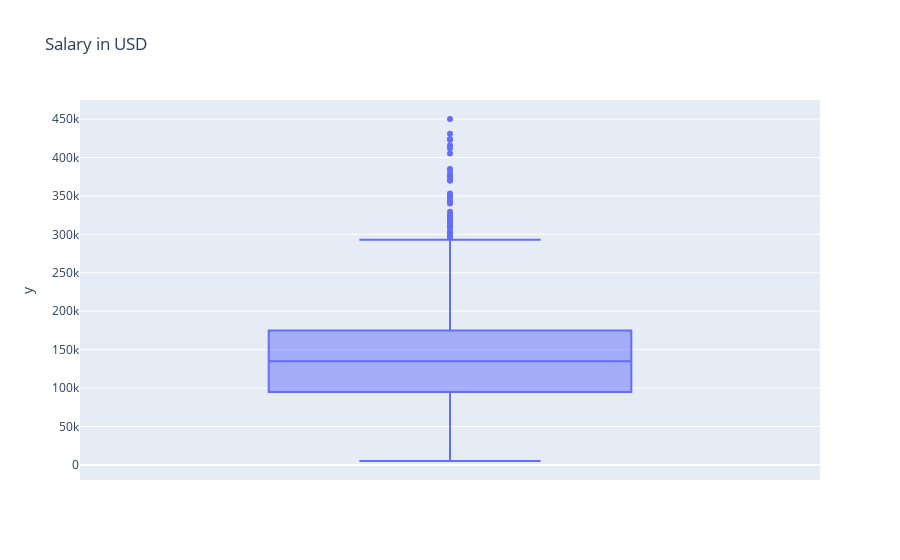

Notebook source saved alongside this figure:
### Markdown cell above
#### Box plot: Show the distribution of salary, it can display the median, quartiles, minimum, maximum and outliers. 
The median is $135,000.
The interquartile range shows that most of the data is concentrated between $95,000 and $175,000
The lower fence is equal to the minimum value, which may indicate that there is a fixed threshold for the salary floor, such as the industry standard minimum wage

### Code cell
fig = px.box(y = uc10['salary_in_usd'], title = 'Salary in USD')
fig.show()

### Figure 1 — Plotly figure (JSON) as saved in the notebook; plotly's stock layout.template omitted (floating-point values rounded to 4 significant figures; data arrays with more than 128 entries replaced by an {"elided": "..."} marker saying what was removed)
{"data": [{"alignmentgroup": "True", "hovertemplate": "y=%{y}<extra></extra>", "legendgroup": "", "marker": {"color": "#636efa"}, "name": "", "notched": false, "offsetgroup": "", "orientation": "v", "showlegend": false, "type": "box", "x0": " ", "xaxis": "x", "y": {"elided": "3755 int values"}, "y0": " ", "yaxis": "y"}], "layout": {"boxmode": "group", "legend": {"tracegroupgap": 0}, "title": {"text": "Salary in USD"}, "xaxis": {"anchor": "y", "domain": [0, 1]}, "yaxis": {"anchor": "x", "domain": [0, 1], "title": {"text": "y"}}}}
